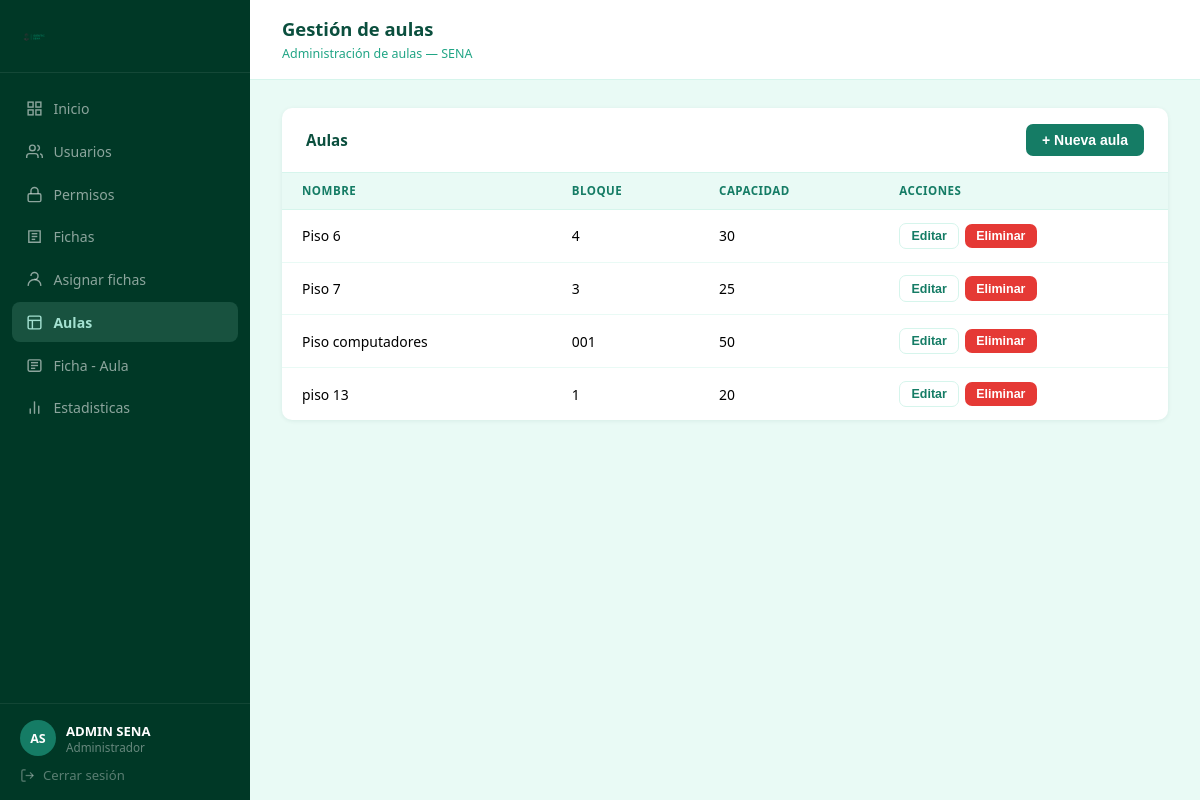
The app's page /usuarios/dashboard/admin/aulas/ (signed in) with its own data.
### usuarios/models.py (models this page shows, shortened)
class Usuario(AbstractUser):
    ROL_CHOICES = [
        ('admin',     'Administrador'),
        ('vigilante', 'Vigilante'),
        ('aprendiz', 'Aprendiz'),
        ('instructor','Instructor'),
    ]
    email           = models.EmailField(unique=True)
    tipoDocumento   = models.CharField(max_length=2)
    numeroDocumento = models.CharField(max_length=20, unique=True)
    nombre          = models.CharField(max_length=50)
    apellido        = models.CharField(max_length=50)
    edad            = models.PositiveIntegerField(blank=True, null=True)
    telefono        = models.CharField(max_length=15, blank=True, null=True)
    rol = models.CharField(
        max_length=20,
        choices=ROL_CHOICES,
        default='aprendiz',
    )
    USERNAME_FIELD  = 'email'
    REQUIRED_FIELDS = ['username', 'nombre', 'apellido']

class Aula(models.Model):
    nombre = models.CharField(max_length=100)
    bloque = models.CharField(max_length=100)
    capacidad = models.PositiveIntegerField()
    creado_por = models.ForeignKey(
        Usuario,
        on_delete=models.CASCADE,
        related_name="aulas"
    )

### usuarios/views.py (the view)
@login_required
@user_passes_test(es_admin, login_url='login')
def dashboard_aulas_admin(request):
    aulas = Aula.objects.all().order_by(
        'nombre'
    )
    return render(
        request,
        'usuarios/dashboard_aulas_admin.html',
        {
            'aulas': aulas
        }
    )

### usuarios/views.py (called while the page is built)
def es_admin(user):
    return user.is_authenticated and (
        user.is_staff or user.rol == 'admin'
    )

### usuarios/templates/usuarios/dashboard_aulas_admin.html (shortened to what this page needs)
{% load static %}
<!DOCTYPE html>
<html lang="es">
<head>
    <link rel="stylesheet" href="{% static 'css/mainConfig.css' %}">
    <link rel="stylesheet" href="{% static 'css/dashboard.css' %}">
</head>
<body>
<div class="dash-layout">
    <aside class="dash-sidebar">
            <div class="dash-brand">
                <img src="{% static 'img/identic_sena 2-largo.png' %}" alt="Identic SENA" class="dash-logo">
            </div>
            <nav class="dash-nav">
                <a href="{% url 'dashboard' %}" class="dash-nav-item">
                    <svg viewBox="0 0 24 24" fill="none" stroke="currentColor" stroke-width="2">
                        <rect x="3" y="3" width="7" height="7" />
                        <rect x="14" y="3" width="7" height="7" />
                        <rect x="3" y="14" width="7" height="7" />
                        <rect x="14" y="14" width="7" height="7" />
                    </svg>
                    Inicio
                </a>
                <a href="{% url 'dashboard_usuarios' %}" class="dash-nav-item">
                    <svg viewBox="0 0 24 24" fill="none" stroke="currentColor" stroke-width="2">
                        <path d="M17 21v-2a4 4 0 0 0-4-4H5a4 4 0 0 0-4 4v2" />
                        <circle cx="9" cy="7" r="4" />
                        <path d="M23 21v-2a4 4 0 0 0-3-3.87" />
                        <path d="M16 3.13a4 4 0 0 1 0 7.75" />
                    </svg>
                    Usuarios
                </a>
                <a href="{% url 'dashboard_permisos' %}" class="dash-nav-item">
                    <svg viewBox="0 0 24 24" fill="none" stroke="currentColor" stroke-width="2">
                        <rect x="3" y="11" width="18" height="11" rx="2" />
                        <path d="M7 11V7a5 5 0 0 1 10 0v4" />
                    </svg>
                    Permisos
                </a>
                <a href="{% url 'dashboard_fichas' %}" class="dash-nav-item dash-nav-item">
                    <svg viewBox="0 0 24 24" fill="none" stroke="currentColor" stroke-width="2">
                        <path d="M4 4h16v16H4z" />
                        <path d="M8 8h8" />
                        <path d="M8 12h8" />
                        <path d="M8 16h5" />
                    </svg>
                    Fichas
                </a>
                <a href="{% url 'dashboard_asignar_fichas' %}" class="dash-nav-item dash-nav-item">
                    <svg viewBox="0 0 24 24" fill="none" stroke="currentColor" stroke-width="2">
                        <path d="M12 12a5 5 0 1 0-5-5" />
                        <path d="M3 21a9 9 0 0 1 18 0" />
                    </svg>
                    Asignar fichas
                </a>
                <a href="{% url 'dashboard_aulas_admin' %}" class="dash-nav-item dash-nav-item--activo">
                    <svg viewBox="0 0 24 24" fill="none" stroke="currentColor" stroke-width="2">
                        <rect x="3" y="3" width="18" height="18" rx="2" ry="2" />
                        <path d="M3 9h18" />
                        <path d="M9 21V9" />
                    </svg>
                    Aulas
                </a>
                <a href="{% url 'dashboard_ficha_aula_admin' %}" class="dash-nav-item">
                    <svg viewBox="0 0 24 24" fill="none" stroke="currentColor" stroke-width="2">
                        <rect x="3" y="4" width="18" height="16" rx="2" />
                        <path d="M7 8h10" />
                        <path d="M7 12h10" />
                        <path d="M7 16h6" />
                    </svg>
                    Ficha - Aula
                </a>
                <a href="{% url 'estadisticas' %}" class="dash-nav-item">
                    <svg viewBox="0 0 24 24" fill="none" stroke="currentColor" stroke-width="2" stroke-linecap="round"
                        stroke-linejoin="round">
                        <path d="M18 20V10" />
                        <path d="M12 20V4" />
                        <path d="M6 20V14" />
                    </svg>
                    Estadisticas
                </a>
            </nav>
            <div class="dash-sidebar-footer">
                <div class="dash-user-info">
                    <div class="dash-avatar">
                        {{ request.user.nombre|first|upper }}{{ request.user.apellido|first|upper }}
                    </div>
                    <div>
                        <div class="dash-user-nombre">{{ request.user.nombre }} {{ request.user.apellido }}</div>
                        <div class="dash-user-rol">{{ request.user.get_rol_display }}</div>
                    </div>
                </div>
                <a href="{% url 'logout' %}" class="dash-logout">
                    <svg viewBox="0 0 24 24" fill="none" stroke="currentColor" stroke-width="2">
                        <path d="M9 21H5a2 2 0 0 1-2-2V5a2 2 0 0 1 2-2h4" />
                        <polyline points="16 17 21 12 16 7" />
                        <line x1="21" y1="12" x2="9" y2="12" />
                    </svg>
                    Cerrar sesión
                </a>
            </div>
        </aside>
    <div class="dash-main">
        <header class="dash-topbar">
            <div>
                <h1 class="dash-topbar-titulo">
                    Gestión de aulas
                </h1>
                <span class="dash-topbar-sub">
                    Administración de aulas — SENA
                </span>
            </div>
        </header>
        <main class="dash-contenido">
            <div class="dash-card">
                <div class="dash-card-header flex-header">
                    <h2 class="dash-card-titulo">
                        Aulas
                    </h2>
                    <button
                        type="button"
                        class="dash-btn dash-btn--verde"
                        onclick="abrirModalCrear()"
                    >
                        + Nueva aula
                    </button>
                </div>
                <table class="dash-tabla">
                    <thead>
                        <tr>
                            <th>Nombre</th>
                            <th>Bloque</th>
                            <th>Capacidad</th>
                            <th>Acciones</th>
                        </tr>
                    </thead>
                    <tbody>
                        {% for aula in aulas %}
                        <tr
                            id="aula-row-{{ aula.id }}"
                            data-nombre="{{ aula.nombre }}"
                            data-bloque="{{ aula.bloque }}"
                            data-capacidad="{{ aula.capacidad }}"
                        >
                            <td>
                                {{ aula.nombre }}
                            </td>
                            <td>
                                {{ aula.bloque }}
                            </td>
                            <td>
                                {{ aula.capacidad }}
                            </td>
                            <td>
                                <div class="dash-acciones">
                                    <button
                                        type="button"
                                        class="dash-btn dash-btn--sm dash-btn--outline"
                                        onclick="abrirModalEditar('{{ aula.id }}')"
                                    >
                                        Editar
                                    </button>
                                    <form
                                        method="POST"
                                        action="{% url 'eliminar_aula_admin' aula.id %}"
                                    >
                                        <button
                                            type="submit"
                                            class="dash-btn dash-btn--sm dash-btn--peligro"
                                        >
                                            Eliminar
                                        </button>
                                    </form>
                                </div>
                            </td>
                        </tr>
                        {% endfor %}
                    </tbody>
                </table>
            </div>
        </main>
    </div>
</div>
</body>
</html>

### static/css/mainConfig.css (style rules this page uses)
:root { --colorBlanco: #ffffff; --colorTurquesa: #a4e1d1; --colorVerdeClaro: #8dd9c6; --colorVerde: #20a585; --colorVerdePrincipal: #157c65; --colorVerdeMuyOscuro: #0b4f3e; --colorSuperOscuro: #003826; --verdeHover: #1a8f72; --verdeSuave: #e9faf5; --verdeSuave2: #d6f5ec; }
* { margin: 0; padding: 0; }

### static/css/dashboard.css (style rules this page uses)
body { font-family: 'Segoe UI', system-ui, sans-serif; }
.dash-layout { display: flex; min-height: 100vh; background: var(--verdeSuave); }
.dash-sidebar { width: 250px; background: var(--colorSuperOscuro); display: flex; flex-direction: column; position: sticky; top: 0; height: 100vh; flex-shrink: 0; }
.dash-brand { display: flex; align-items: center; gap: 10px; padding: 1.4rem 1.25rem 1.2rem; border-bottom: 1px solid rgba(255, 255, 255, .08); }
.dash-logo { width: 30px; height: 30px; object-fit: contain; }
.dash-nav { flex: 1; padding: 1rem 0.75rem; display: flex; flex-direction: column; gap: 3px; }
.dash-nav-item { display: flex; align-items: center; gap: 10px; padding: 0.65rem 0.9rem; border-radius: 8px; color: rgba(255, 255, 255, .55); text-decoration: none; font-size: 0.88rem; transition: background .15s, color .15s; }
.dash-nav-item svg { width: 17px; height: 17px; flex-shrink: 0; }
.dash-nav-item--activo { background: rgba(164, 225, 209, .15); color: var(--colorTurquesa); font-weight: 600; }
.dash-sidebar-footer { padding: 1rem 1.25rem; border-top: 1px solid rgba(255, 255, 255, .07); display: flex; flex-direction: column; gap: 10px; }
.dash-user-info { display: flex; align-items: center; gap: 10px; }
.dash-avatar { border-radius: 50%; background: var(--colorVerdePrincipal); color: #fff; font-weight: 700; display: flex; align-items: center; justify-content: center; flex-shrink: 0; font-size: 0.78rem; width: 36px; height: 36px; }
.dash-user-nombre { color: #fff; font-size: 0.82rem; font-weight: 600; white-space: nowrap; overflow: hidden; text-overflow: ellipsis; }
.dash-user-rol { color: rgba(255, 255, 255, .4); font-size: 0.73rem; }
.dash-logout { display: flex; align-items: center; gap: 8px; color: rgba(255, 255, 255, .35); text-decoration: none; font-size: 0.82rem; transition: color .15s; }
.dash-logout svg { width: 15px; height: 15px; }
.dash-main { flex: 1; display: flex; flex-direction: column; min-width: 0; }
.dash-topbar { background: #fff; border-bottom: 1px solid var(--verdeSuave2); padding: 1rem 2rem; display: flex; align-items: baseline; gap: 1rem; }
.dash-topbar-titulo { font-size: 1.15rem; font-weight: 700; color: var(--colorVerdeMuyOscuro); }
.dash-topbar-sub { font-size: 0.78rem; color: var(--colorVerde); }
.dash-contenido { padding: 1.75rem 2rem; display: flex; flex-direction: column; gap: 1.5rem; }
.flex-header { display: flex; flex-wrap: wrap; justify-content: space-between; align-items: center; gap: 15px; }
.dash-card { background: #fff; border-radius: 10px; box-shadow: 0 1px 4px rgba(11, 79, 62, .08); overflow: hidden; }
.dash-card-header { display: flex; align-items: center; justify-content: space-between; padding: 1rem 1.5rem; border-bottom: 1px solid var(--verdeSuave2); flex-wrap: wrap; gap: 0.75rem; }
.dash-card-titulo { font-size: 0.95rem; font-weight: 700; color: var(--colorVerdeMuyOscuro); }
.dash-tabla { width: 100%; border-collapse: collapse; }
.dash-tabla th { background: var(--verdeSuave); color: var(--colorVerdePrincipal); font-size: 0.72rem; font-weight: 600; text-transform: uppercase; letter-spacing: .5px; padding: 0.65rem 1.25rem; text-align: left; border-bottom: 1px solid var(--verdeSuave2); }
.dash-tabla td { padding: 0.8rem 1.25rem; border-bottom: 1px solid var(--verdeSuave); font-size: 0.87rem; vertical-align: middle; }
.dash-tabla tbody tr:last-child td { border-bottom: none; }
.dash-acciones { display: flex; gap: 6px; align-items: center; flex-wrap: wrap; }
.dash-btn { display: inline-flex; align-items: center; gap: 6px; padding: 0.5rem 1rem; border-radius: 7px; border: none; font-size: 0.875rem; font-weight: 600; cursor: pointer; text-decoration: none; transition: opacity .15s, transform .1s; white-space: nowrap; }
.dash-btn--verde { background: var(--colorVerdePrincipal); color: #fff; }
.dash-btn--peligro { background: #e53935; color: #fff; }
.dash-btn--outline { background: transparent; color: var(--colorVerdePrincipal); border: 1px solid var(--verdeSuave2); }
.dash-btn--sm { padding: 0.32rem 0.7rem; font-size: 0.78rem; }

### records on screen
Usuario: user.nombre|first "A", user.apellido|first "S", user.nombre "ADMIN", user.apellido "SENA", user.rol "Administrador"
Aula: nombre "Piso 6", bloque "4", capacidad "30"
Aula: nombre "Piso 7", bloque "3", capacidad "25"
Aula: nombre "Piso computadores", bloque "001", capacidad "50"
Aula: nombre "piso 13", bloque "1", capacidad "20"
